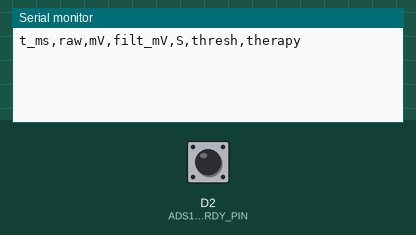
The sketch below on a simulated Seeed XIAO (SAMD21). Parts: the last lines printed to the serial monitor. The inputs (shaded band) are chosen by the test bench; at power-on: D2 (ADS1220_DRDY_PIN) HIGH.

Above: at 1.2 s.
1.3 s: D2 (ADS1220_DRDY_PIN) pulled LOW for 0.15 s
At 2.2 s:
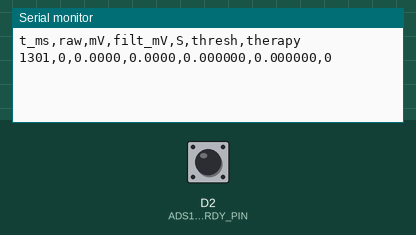
2.9 s: D2 (ADS1220_DRDY_PIN) pulled LOW for 1 s
At 3.4 s:
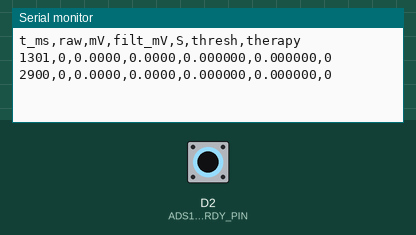
5.4 s: D2 (ADS1220_DRDY_PIN) pulled LOW for 0.15 s
At 6.5 s:
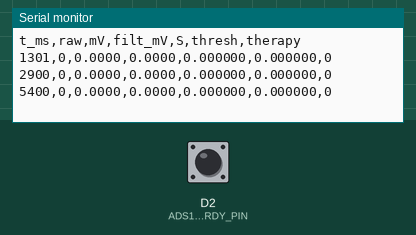

Measured:
- after the input at 1.3 s, the serial monitor: prints a new line at once (image 1)
- after the input at 2.9 s, the serial monitor: prints a new line at once (image 2)
- after the input at 5.4 s, the serial monitor: prints a new line at once (image 3)

The sketch:

Brain_ECoG_Serial.ino
```cpp
//////////////////////////////////////////////////////////////////////////////////////////
//
//    ADS1220 采集 + 癫痫判定，串口输出版（XIAO RP2040 测试用）。
//    引脚与 Brain_ECoG 相同：CS=D3, DRDY=D2, SPI=D8/D9/D10。
//    不含 BLE。确认发作时把治疗时长打到串口。
//
//////////////////////////////////////////////////////////////////////////////////////////

#include "Protocentral_ADS1220.h"
#include <SPI.h>
#include <math.h>

#define SEIZ_D        22.0f
#define SEIZ_T        5
#define SEIZ_R        0.0012f
#define SHORT_WINDOW  20
#define LONG_WINDOW   1000
#define THRESH_LOCK_MS 30000UL

#define BP_F0_HZ      16.75f
#define BP_Q          2.0f

#define PGA_GAIN_SELECT       1
#define SAMPLING_RATE_SELECT  1000
#define INPUT_MODE_SELECT     1
#define FIR_FILTER_ENABLED    1
#define FIR_FILTER_TYPE       FIR_5060

#define VREF         2.048f
#define VFSR         (VREF / (float)PGA_GAIN_SELECT)
#define FULL_SCALE   (((long int)1 << 23) - 1)

// RP2040 的 Arduino 引脚号 = GPIO 号：D3=GPIO29，D2=GPIO28。
// 不能写 3/2，那会变成 MOSI(D10)/SCK(D8)，SPI 读回来全是 0xFF。
#define ADS1220_CS_PIN    D3
#define ADS1220_DRDY_PIN  D2

Protocentral_ADS1220 pc_ads1220;
volatile bool drdyIntrFlag = false;
static uint32_t s_lastPrintMs;

struct BiquadBP {
    float b0, b1, b2, a1, a2;
    float z1, z2;
    void init(float fs, float f0, float Q) {
        const float pi = 3.14159265f;
        float w0 = 2.0f * pi * f0 / fs;
        float c = cosf(w0);
        float s = sinf(w0);
        float a = s / (2.0f * Q);
        float a0u = 1.0f + a;
        b0 = a / a0u;
        b1 = 0;
        b2 = -a / a0u;
        a1 = (-2.0f * c) / a0u;
        a2 = (1.0f - a) / a0u;
        z1 = z2 = 0;
    }
    float process(float x) {
        float y = b0 * x + z1;
        z1 = b1 * x - a1 * y + z2;
        z2 = b2 * x - a2 * y;
        return y;
    }
};

static BiquadBP s_bp;
static float s_shortBuf[SHORT_WINDOW];
static float s_longBuf[LONG_WINDOW];
static uint16_t s_shortIdx, s_longIdx;
static uint16_t s_shortCount, s_longCount;

static bool s_threshLocked;
static uint32_t s_lockStartMs;
static float s_frozenThresh;

static uint32_t s_seizureWindowStartMs;
static int s_seizurePointCount;
static bool s_therapyActive;
static uint32_t s_therapyStartMs;
static uint32_t s_therapyDurationMs;
static uint16_t s_printDiv;

float convertToMilliV(int32_t i32data) {
    return (float)((double)i32data * (double)VFSR * 1000.0 / (double)FULL_SCALE);
}

static void ringPush(float v) {
    s_shortBuf[s_shortIdx] = v;
    s_shortIdx = (uint16_t)((s_shortIdx + 1) % SHORT_WINDOW);
    if (s_shortCount < SHORT_WINDOW)
        s_shortCount++;

    s_longBuf[s_longIdx] = v;
    s_longIdx = (uint16_t)((s_longIdx + 1) % LONG_WINDOW);
    if (s_longCount < LONG_WINDOW)
        s_longCount++;
}

static float windowVariance(const float *buf, uint16_t n, uint16_t cap) {
    if (n < cap)
        return 0;
    float sum = 0;
    for (uint16_t i = 0; i < cap; i++)
        sum += buf[i];
    float mean = sum / (float)cap;
    float acc = 0;
    for (uint16_t i = 0; i < cap; i++) {
        float d = buf[i] - mean;
        acc += d * d;
    }
    return acc / (float)cap;
}

static float shortSumSqDev(void) {
    if (s_shortCount < SHORT_WINDOW)
        return 0;
    float sum = 0;
    for (uint16_t i = 0; i < SHORT_WINDOW; i++)
        sum += s_shortBuf[i];
    float mean = sum / (float)SHORT_WINDOW;
    float acc = 0;
    for (uint16_t i = 0; i < SHORT_WINDOW; i++) {
        float d = s_shortBuf[i] - mean;
        acc += d * d;
    }
    return acc;
}

static void startTherapy(void) {
    if (s_therapyActive)
        return;
    float sumsq = shortSumSqDev();
    uint32_t dur = (uint32_t)(SEIZ_R * sumsq * 1000.0f);
    if (dur < 100u)
        dur = 100u;
    if (dur > 10000u)
        dur = 10000u;
    s_therapyDurationMs = dur;
    s_therapyActive = true;
    s_therapyStartMs = millis();
    s_seizurePointCount = 0;
    Serial.print(F("THERAPY,"));
    Serial.println(dur);
}

static void runSeizureStep(float *S_out, float *th_out) {
    *S_out = 0;
    *th_out = 0;
    if (s_shortCount < SHORT_WINDOW || s_longCount < LONG_WINDOW)
        return;

    if (s_threshLocked && (millis() - s_lockStartMs >= THRESH_LOCK_MS))
        s_threshLocked = false;

    float threshLive = SEIZ_D * windowVariance(s_longBuf, s_longCount, LONG_WINDOW);
    float threshUse = s_threshLocked ? s_frozenThresh : threshLive;
    float S = windowVariance(s_shortBuf, s_shortCount, SHORT_WINDOW);
    *S_out = S;
    *th_out = threshUse;

    if (S > threshUse) {
        if (!s_threshLocked) {
            s_frozenThresh = threshLive;
            s_threshLocked = true;
            s_lockStartMs = millis();
        }
        if (s_therapyActive)
            return;
        s_seizurePointCount++;
        if (s_seizurePointCount >= SEIZ_T)
            startTherapy();
    }
}

static void processOneSample(int32_t raw) {
    float mv = convertToMilliV(raw);
    float vbp = s_bp.process(mv);
    ringPush(vbp);

    if (millis() - s_seizureWindowStartMs >= 1000u) {
        s_seizurePointCount = 0;
        s_seizureWindowStartMs = millis();
    }

    float S = 0, th = 0;
    runSeizureStep(&S, &th);

    s_printDiv++;
    if ((millis() - s_lastPrintMs) >= 100u) {
        s_lastPrintMs = millis();
        Serial.print(millis());
        Serial.print(',');
        Serial.print(raw);
        Serial.print(',');
        Serial.print(mv, 4);
        Serial.print(',');
        Serial.print(vbp, 4);
        Serial.print(',');
        Serial.print(S, 6);
        Serial.print(',');
        Serial.print(th, 6);
        Serial.print(',');
        Serial.println(s_therapyActive ? 1 : 0);
    }
}

static void runTherapySession(void) {
    if (!s_therapyActive)
        return;
    if (millis() - s_therapyStartMs >= s_therapyDurationMs) {
        s_therapyActive = false;
        s_seizurePointCount = 0;
        Serial.println(F("THERAPY_END"));
    }
}

void drdyInterruptHndlr() {
    drdyIntrFlag = true;
}

void setup() {
    Serial.begin(115200);
    uint32_t t0 = millis();
    while (!Serial && (millis() - t0 < 3000u))
        delay(10);

    s_bp.init(1000.0f, BP_F0_HZ, BP_Q);
    s_shortIdx = s_longIdx = 0;
    s_shortCount = s_longCount = 0;
    s_threshLocked = false;
    s_seizureWindowStartMs = millis();
    s_seizurePointCount = 0;
    s_therapyActive = false;
    s_printDiv = 0;
    s_lastPrintMs = 0;

    pinMode(ADS1220_CS_PIN, OUTPUT);
    digitalWrite(ADS1220_CS_PIN, HIGH);

    pc_ads1220.begin(ADS1220_CS_PIN, ADS1220_DRDY_PIN);
    pinMode(ADS1220_DRDY_PIN, INPUT_PULLUP);

    pc_ads1220.set_pga_gain(PGA_GAIN_1);
    pc_ads1220.set_data_rate(DR_1000SPS);
    pc_ads1220.select_mux_channels(MUX_AIN0_AIN1);
    pc_ads1220.set_conv_mode_continuous();
    attachInterrupt(digitalPinToInterrupt(ADS1220_DRDY_PIN), drdyInterruptHndlr, FALLING);
    pc_ads1220.Start_Conv();

    Serial.println(F("t_ms,raw,mV,filt_mV,S,thresh,therapy"));
}

void loop() {
    if (drdyIntrFlag) {
        drdyIntrFlag = false;
        if (digitalRead(ADS1220_DRDY_PIN) == LOW) {
            pc_ads1220.Read_Data();
            processOneSample(pc_ads1220.DataToInt());
        }
    }

    runTherapySession();
}
```
